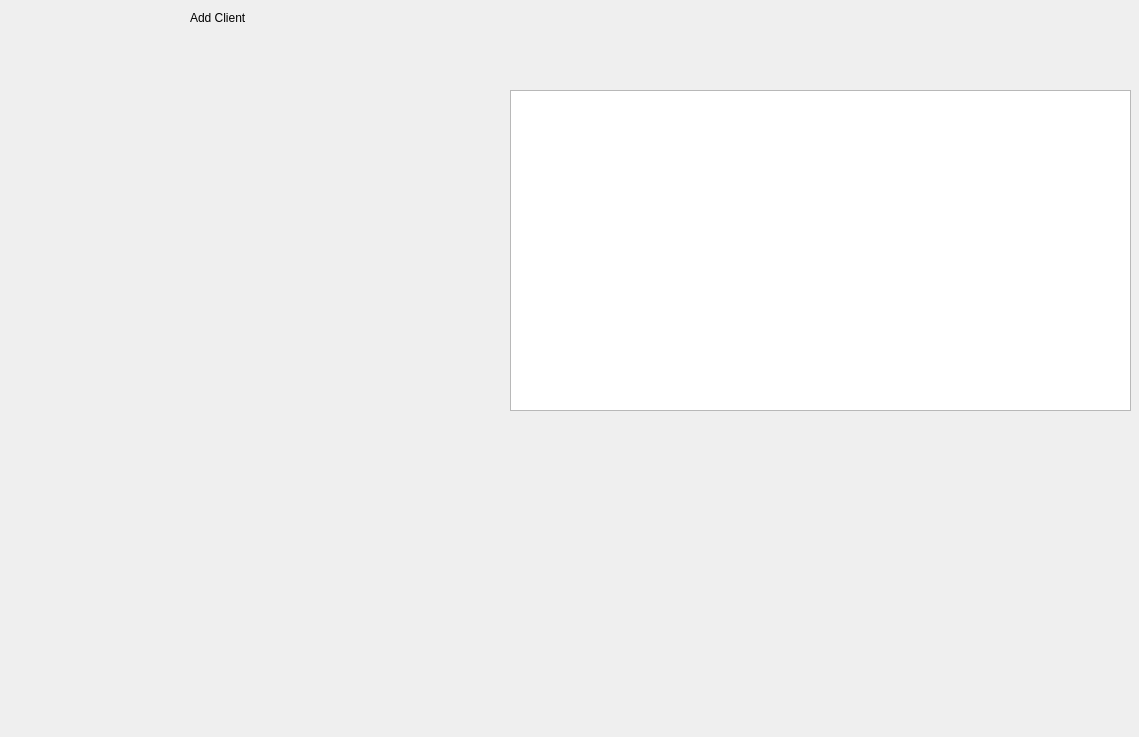
<?xml version="1.0" encoding="UTF-8"?>
<ui version="4.0">
 <class>AdminInvoice</class>
 <widget class="QWidget" name="AdminInvoice">
  <property name="geometry">
   <rect>
    <x>0</x>
    <y>0</y>
    <width>1139</width>
    <height>737</height>
   </rect>
  </property>
  <property name="windowTitle">
   <string>Form</string>
  </property>
  <property name="styleSheet">
   <string notr="true">*{
font-family:century gothic;
font-size:17px;
background:#333;

}


QPushButton
{
background:blue;
border-radius:15px;
}
QToolButton
{
background:blue;
border-radius:60px;
}
QTextEdit
{
bakcground:#333;
border-radius:60px;
}
QLabel
{
color:white;
}
QWidget
{
color:white;
}
QPushButton:hover
{
background:grey;
}
QLineEdit
{
background:transparent;
border:none;
color:white;
border-bottom:1px solid #717072;
}
QTableView
{
background:#333;
}
QHeaderView {
background:#333;
}
QTextBrowser {
font-family:century gothic;
font-size:30px;
}&lt;
</string>
  </property>
  <widget class="QTableView" name="tableView">
   <property name="geometry">
    <rect>
     <x>510</x>
     <y>90</y>
     <width>621</width>
     <height>321</height>
    </rect>
   </property>
  </widget>
  <widget class="QLabel" name="label">
   <property name="geometry">
    <rect>
     <x>190</x>
     <y>10</y>
     <width>91</width>
     <height>16</height>
    </rect>
   </property>
   <property name="text">
    <string>Add Client</string>
   </property>
  </widget>
 </widget>
 <resources/>
 <connections/>
</ui>
